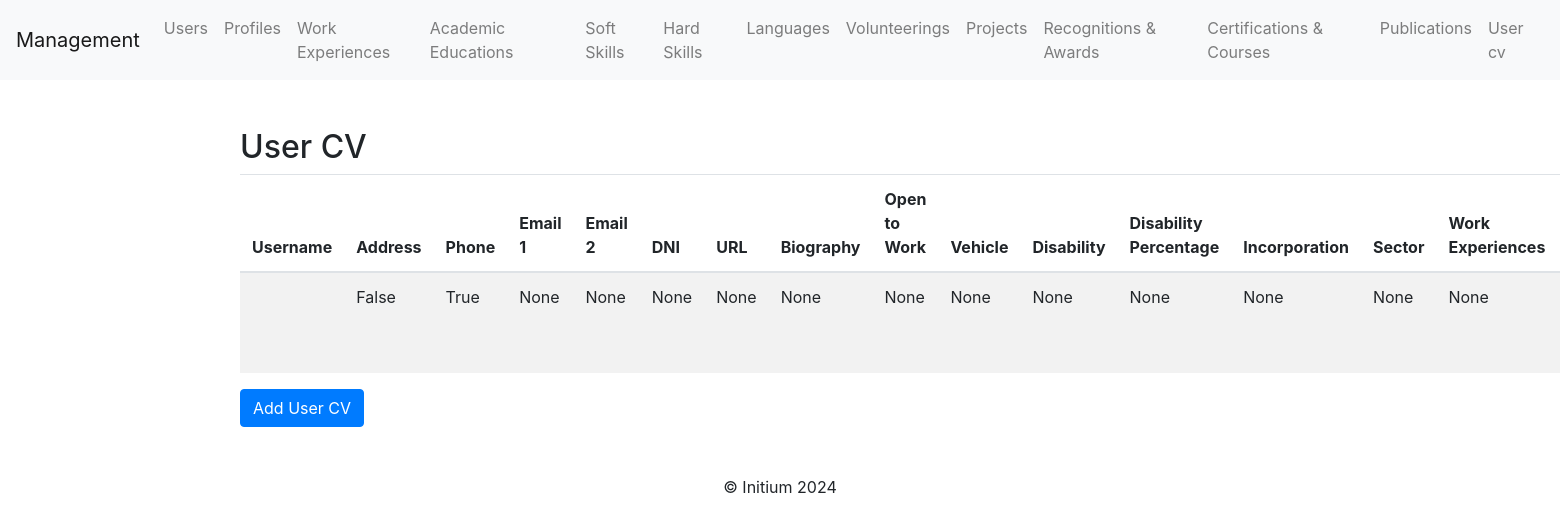
Screenshot of /user_cvs/ with the database file from the repository.
### profile_cv/models.py (models this page shows)
class User_cv(models.Model):
    profile = models.ForeignKey("Profile", on_delete=models.CASCADE, blank=True, null=True)  # One-to-one relationship with the User model
    has_address =  models.BooleanField(blank=True, null=True)  # User's address
    has_phone = models.BooleanField(blank=True, null=True)# User's phone number
    has_email_1 = models.BooleanField(blank=True, null=True) # User's primary email
    has_email_2 = models.BooleanField(blank=True, null=True) # Optional secondary email
    has_dni = models.BooleanField(blank=True, null=True)  # Unique DNI of the user
    has_url = models.BooleanField(blank=True, null=True)  # Optional URL of the user
    has_biography = models.BooleanField(blank=True, null=True)  # Optional biography of the user
    has_open_to_work = models.BooleanField(blank=True, null=True)
    has_vehicle = models.BooleanField(blank=False, null=True)
    has_disability = models.BooleanField(blank=True, null=True)
    has_disability_percentage = models.BooleanField(blank=True, null=True)
    has_incorporation = models.BooleanField(blank=True, null=True)  # Incorporation
    has_sector = models.BooleanField(blank=True, null=True)  # Sector
    has_category = models.BooleanField(blank=True, null=True)  # Category
    has_work_experiences = models.BooleanField(blank=True, null=True)
    has_hard_skills = models.BooleanField(blank=True, null=True)
    has_soft_skills = models.BooleanField(blank=True, null=True)
    has_languages = models.BooleanField(blank=True, null=True)
    has_academic_educations = models.BooleanField(blank=True, null=True)
    has_volunteerings = models.BooleanField(blank=True, null=True)
    has_projects = models.BooleanField(blank=True, null=True)
    has_publications = models.BooleanField(blank=True, null=True)
    has_recognitions_awards = models.BooleanField(blank=True, null=True)
    has_certifications_courses = models.BooleanField(blank=True, null=True)

### profile_cv/views.py (the view)
# urls.py: path('user_cvs/', user_cv_list, name='user_cv_list'),
def user_cv_list(request):
    user_cv = User_cv.objects.all()
    return render(request, "user_cv/user_cv_list.html", {"user_cv": user_cv})

### profile_cv/templates/user_cv/user_cv_list.html (shortened to what this page needs)
{% extends 'base.html' %}
{% block content %}
<div class="container mt-5">
    <h2>User CV</h2>
    <table class="table table-striped">
        <thead>
            <tr>
                <th>Username</th>
                <th>Address</th>
                <th>Phone</th>
                <th>Email 1</th>
                <th>Email 2</th>
                <th>DNI</th>
                <th>URL</th>
                <th>Biography</th>
                <th>Open to Work</th>
                <th>Vehicle</th>
                <th>Disability</th>
                <th>Disability Percentage</th>
                <th>Incorporation</th>
                <th>Sector</th>
                <th>Work Experiences</th>
                <th>Hard Skills</th>
            </tr>
        </thead>
        <tbody>
            {% for user_cv in user_cv %}
            <tr>
                <td>{{ user_cv.profile.user.username }}</td>
                <td>{{ user_cv.has_address }}</td>
                <td>{{ user_cv.has_phone }}</td>
                <td>{{ user_cv.has_email_1 }}</td>
                <td>{{ user_cv.has_email_2 }}</td>
                <td>{{ user_cv.has_dni }}</td>
                <td>{{ user_cv.has_url }}</td>
                <td>{{ user_cv.has_biography }}</td>
                <td>{{ user_cv.has_open_to_work }}</td>
                <td>{{ user_cv.has_vehicle }}</td>
                <td>{{ user_cv.has_disability }}</td>
                <td>{{ user_cv.has_disability_percentage }}</td>
                <td>{{ user_cv.has_incorporation }}</td>
                <td>{{ user_cv.has_sector }}</td>
                <td>{{ user_cv.has_category }}</td>
                <td>{{ user_cv.has_work_experiences }}</td>
            </tr>
            {% empty %}
            <tr>
                <td colspan="25">No User CVs found.</td>
            </tr>
            {% endfor %}
        </tbody>
    </table>
    <a class="btn btn-primary" href="{% url 'user_cv_create' %}">Add User CV</a>
</div>
{% endblock %}

### rows the page displays
User_cv: has_address "False", has_phone "True", has_email_1 "None", has_email_2 "None", has_dni "None", has_url "None", has_biography "None", has_open_to_work "None", has_vehicle "None", has_disability "None", has_disability_percentage "None", has_incorporation "None", has_sector "None", has_category "None"
